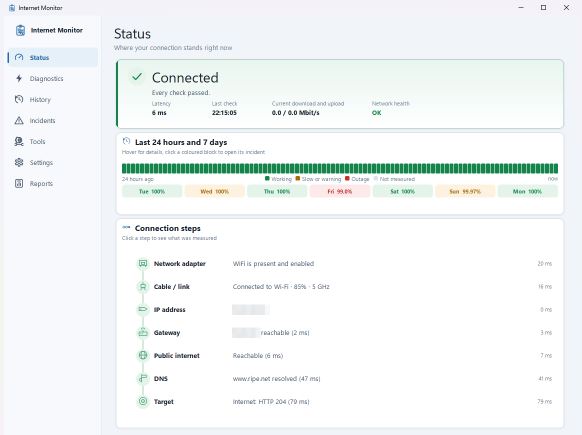
#> input picture docs/screenshots/status.png, 1164 x 870 px, found by its file name (shown at 1/2 size)
$ python finish.py ../../docs/screenshots/status.png ../../docs/screenshots/status-dark.png
#> lines starting #> are read from the running program, lines starting #| are printed output that depends on the picture
"""Turns the raw captures of Make-Screenshots.ps1 into the files the README embeds: crops the
empty space off, pixelates the few values on the live pages that identify a real network (this
computer's private address, the gateway, the provider's hops), and writes PNGs into
docs/screenshots. The seeded pages need no pixelating - their network is made up.

Usage: py -3 finish.py <work-dir> <docs/screenshots>   (needs Pillow: py -3 -m pip install pillow)
"""
import os, sys
from PIL import Image

work, out = sys.argv[1], sys.argv[2]
os.makedirs(out, exist_ok=True)


def load(name):
#> called with name = 'status.png'
    return Image.open(os.path.join(work, name)).convert("RGB")
#> returned value is the input picture: PIL image 1164x870 RGB; mean R, G, B 241.9, 245.7, 245.7


def pixelate(img, box, factor=9):
    region = img.crop(box)
    small = region.resize((max(1, region.width // factor), max(1, region.height // factor)), Image.BILINEAR)
    img.paste(small.resize(region.size, Image.NEAREST), box)


def save(name, img, crop=None):
    if crop is not None:
        img = img.crop(crop)
    img.save(os.path.join(out, name), optimize=True)
    print(f"  {name} {img.size[0]}x{img.size[1]}")


# Live pages: the address values of steps 3 and 4 on Status (same layout in every theme and
# language), and the hops before the destination on the traceroute.
STATUS_BOXES = [(464, 609, 540, 630), (464, 655, 521, 676)]
TRACE_BOXES = [(280, 266, 345, 286), (280, 315, 810, 352), (280, 364, 372, 384), (280, 413, 355, 433)]

status = load("status.png")
for box in STATUS_BOXES:
    pixelate(status, box)
save("status.png", status, (0, 0, 1164, 870))
#|   status.png 1164x870

dark = load("status-dark.png")
#> call 2 of load, with name = 'status-dark.png'
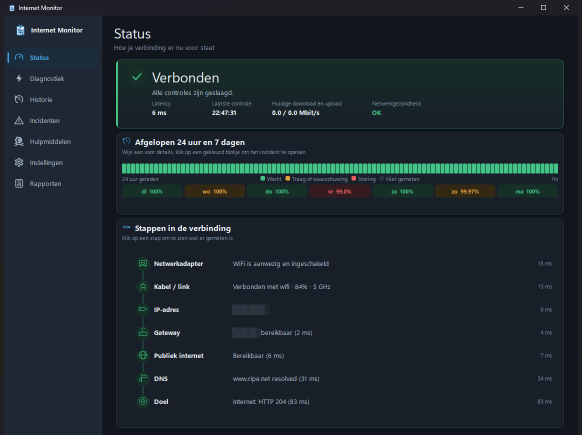
#> input picture docs/screenshots/status-dark.png, 1164 x 870 px, found by its file name (shown at 1/2 size)
#> in load, returned value is the input picture: PIL image 1164x870 RGB; mean R, G, B 27.8, 37.8, 44.8
for box in STATUS_BOXES:
    pixelate(dark, box)
#> this loop made 2 passes
#> pass 1, in pixelate (call 3), `region = img.crop(box)`:
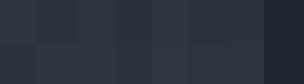
#> region: PIL image 76x21 RGB (shown 4 times larger); mean R, G, B 42.1, 49.8, 60.3
save("status-dark.png", dark, (0, 0, 1164, 870))
#|   status-dark.png 1164x870

trace = load("traceroute.png")
#> call 3 of load, with name = 'traceroute.png'
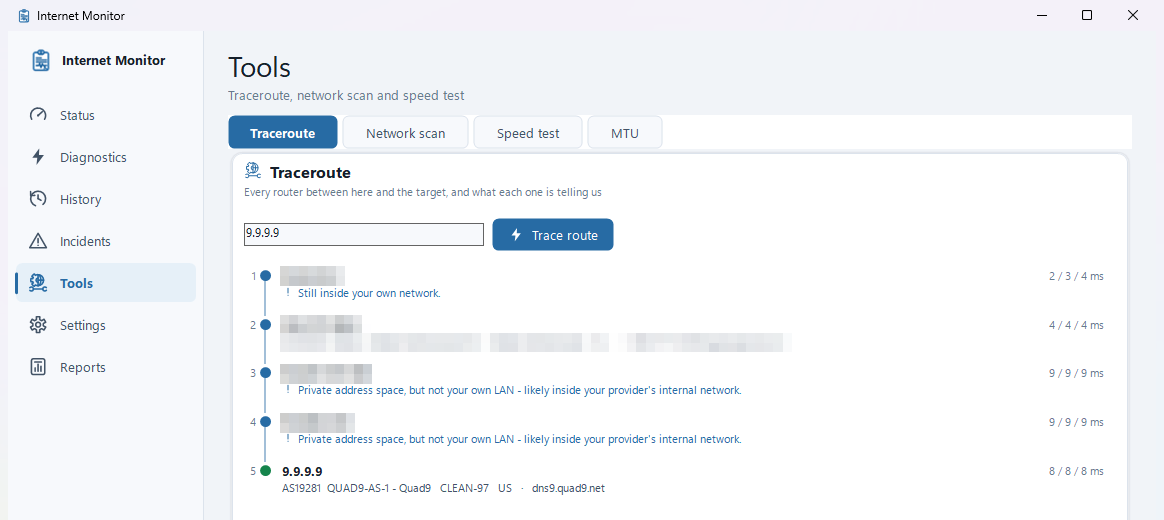
#> input picture docs/screenshots/traceroute.png, 1164 x 520 px, found by its file name
#> in load, returned value is the input picture: PIL image 1164x520 RGB; mean R, G, B 243.4, 245.6, 248.6
for box in TRACE_BOXES:
    pixelate(trace, box)
#> this loop made 4 passes
#> pass 1, in pixelate (call 5), `region = img.crop(box)`:
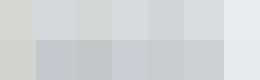
#> region: PIL image 65x20 RGB (shown 4 times larger); mean R, G, B 210.9, 212.9, 214.5
save("traceroute.png", trace, (0, 0, 1164, 520))
#|   traceroute.png 1164x520

save("speedtest.png", load("speedtest.png"), (0, 0, 1164, 380))
#> call 4 of load, with name = 'speedtest.png'
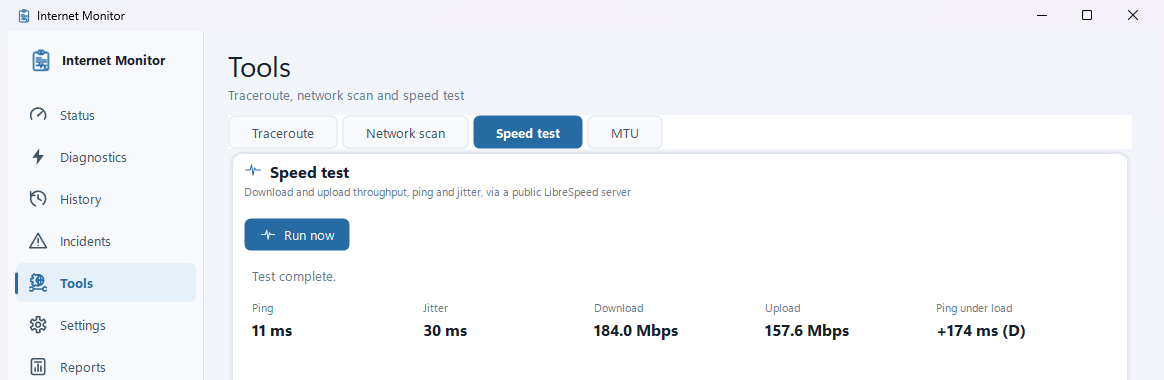
#> input picture docs/screenshots/speedtest.png, 1164 x 380 px, found by its file name
#> in load, returned value is the input picture: PIL image 1164x380 RGB; mean R, G, B 242.4, 244.7, 248.1
#|   speedtest.png 1164x380
save("mtu.png", load("mtu.png"), (0, 0, 1164, 420))
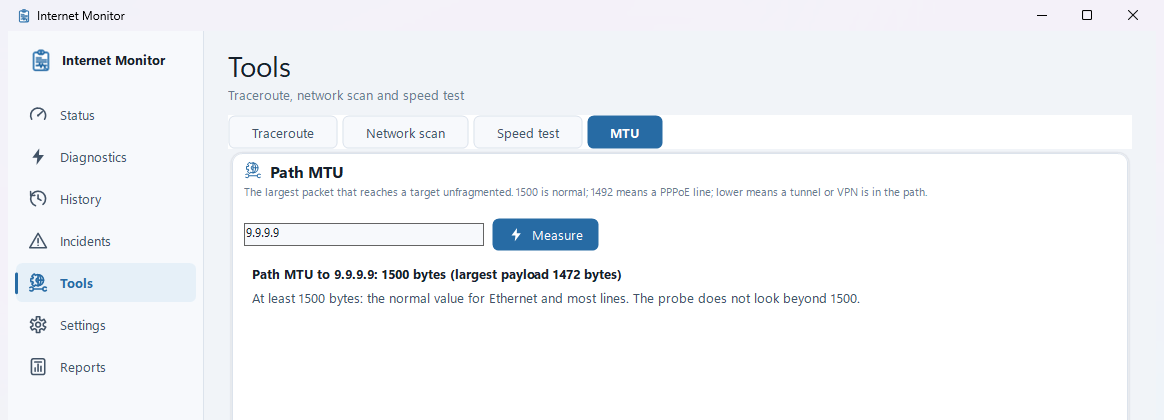
#> input picture docs/screenshots/mtu.png, 1164 x 420 px, found by its file name
#> in load, returned value is the input picture: PIL image 1164x420 RGB; mean R, G, B 243, 245.1, 248.2
#|   mtu.png 1164x420
save("diagnostics.png", load("diagnostics.png"), (0, 0, 1164, 850))
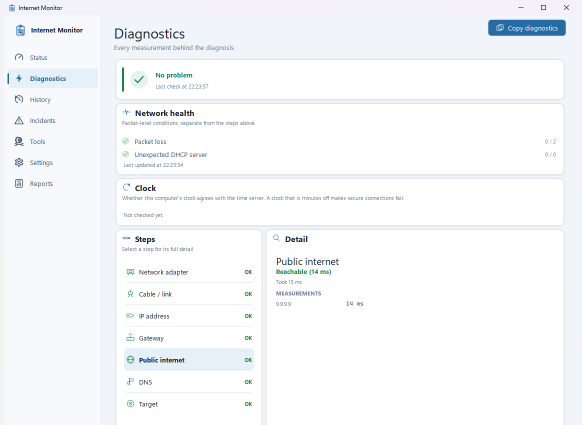
#> input picture docs/screenshots/diagnostics.png, 1164 x 850 px, found by its file name (shown at 1/2 size)
#> in load, returned value is the input picture: PIL image 1164x850 RGB; mean R, G, B 246.5, 248.2, 250.1
#|   diagnostics.png 1164x850

# Seeded pages.
#> (the run stopped early here; a loop or call above may not have finished)
